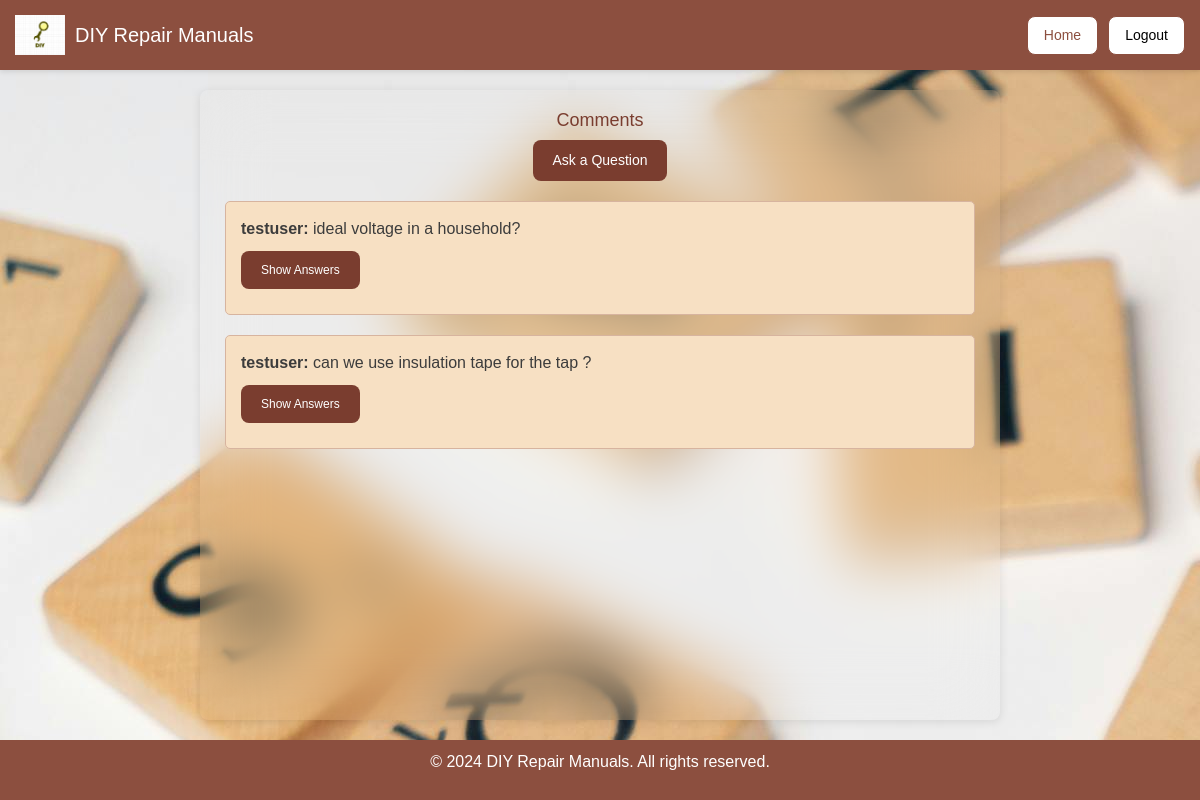
Screenshot of /comments.php (signed in) with the database file from the repository.
### tables this page shows
CREATE TABLE `questions` (
  `id` int(11) NOT NULL,
  `user_id` int(11) NOT NULL,
  `question_text` text NOT NULL,
  `created_at` timestamp NOT NULL DEFAULT current_timestamp()
);

CREATE TABLE `users` (
  `id` int(11) NOT NULL,
  `username` varchar(50) NOT NULL,
  `email` varchar(100) NOT NULL,
  `password` varchar(255) NOT NULL,
  `created_at` timestamp NOT NULL DEFAULT current_timestamp(),
  `role` varchar(50) NOT NULL DEFAULT 'user'
);

### comments.php (the view, shortened to what this page needs)
<?php
$servername = "localhost";
$username = "root";
$password = "";
$dbname = "diy_repair_manuals";
$conn = new mysqli($servername, $username, $password, $dbname);
$sql = "SELECT * FROM questions ORDER BY created_at DESC";
$result = $conn->query($sql);
function getUserName($user_id, $conn) {
    $sql = "SELECT username FROM users WHERE id = $user_id";
    $result = $conn->query($sql);
    $row = $result->fetch_assoc();
    return $row['username'];
}
?>
<!DOCTYPE html>
<html lang="en">
<head>
    <link href="https://stackpath.bootstrapcdn.com/bootstrap/4.4.1/css/bootstrap.min.css" rel="stylesheet">
    <link rel="stylesheet" href="comment_style1.css">
</head>
<body>
    <header>
        <div class="logo-container">
            <img src="logo1.png" alt="Logo" class="logo">
            <h1>DIY Repair Manuals</h1>
        </div>
        <div class="button-container">
            <button class="header-button" onclick="window.location.href='index.php'">Home</button>
            <button class="header-button"><a href="logout.php" style="color: black;">Logout</a></button>
        </div>
    </header>
    <main>
        <h2>Comments</h2>
        <button class="ask-button" onclick="window.location.href='ask_question.php'">Ask a Question</button>
        <?php while ($row = $result->fetch_assoc()): ?>
            <div class="question">
                <p><strong><?php echo getUserName($row['user_id'], $conn); ?>:</strong> <?php echo $row['question_text']; ?></p>
                <?php
                    $question_id = $row['id'];
                    $answer_sql = "SELECT * FROM answers WHERE question_id = $question_id ORDER BY created_at DESC";
                    $answer_result = $conn->query($answer_sql);
                ?>
                <button class="show-answers-btn" onclick="toggleAnswers(<?php echo $question_id; ?>)">Show Answers</button>
                    <?php while ($answer_row = $answer_result->fetch_assoc()): ?>
                        <p><strong><?php echo getUserName($answer_row['user_id'], $conn); ?>:</strong> <?php echo $answer_row['answer_text']; ?></p>
                    <?php endwhile; ?>
            </div>
        <?php endwhile; ?>
    </main>
    <footer>
        <p>&copy; 2024 DIY Repair Manuals. All rights reserved.</p>
    </footer>
</body>
</html>

### comment_style1.css (style rules this page uses)
body { font-family: Arial, sans-serif; background-image: url('comment.jpg'); color: #3c3c3c; margin: 0; padding: 0; display: flex; flex-direction: column; justify-content: space-between; align-items: center; min-height: 100vh; }
header { background-color: #8c4f3f; color: white; padding: 15px; display: flex; justify-content: space-between; align-items: center; width: 100%; box-shadow: 0 2px 5px rgba(0, 0, 0, 0.1); }
.logo-container { display: flex; align-items: center; }
.logo { height: 40px; margin-right: 10px; }
h1 { font-size: 20px; margin: 0; }
.button-container { display: flex; }
.header-button { background-color: #fff; color: #8c4f3f; border: 1px solid #8c4f3f; padding: 8px 16px; cursor: pointer; font-size: 14px; margin-left: 10px; transition: all 0.3s ease-in-out; border-radius: 8px; }
.header-button a { text-decoration: none; color: inherit; }
main { padding: 20px; width: 90%; max-width: 800px; background-color:transparent; margin: 20px 0; box-shadow: 0 2px 10px rgba(0, 0, 0, 0.1); border-radius: 8px; display: flex; flex-direction: column; align-items: center; justify-content: flex-start; flex-grow: 1; backdrop-filter: blur(30px); }
h2 { color: #7a3d2f; text-align: center; font-size: 18px; }
.ask-button { background-color: #7a3d2f; color: white; border: none; padding: 10px 20px; cursor: pointer; font-size: 14px; margin-bottom: 20px; transition: all 0.3s ease-in-out; display: block; margin-left: auto; margin-right: auto; border-radius: 8px; }
.question { background-color: #f7e0c3; border: 1px solid #d7b49f; padding: 15px; margin-bottom: 20px; border-radius: 5px; width: 100%; max-width: 750px; }
.question p { margin: 0 0 10px; }
.show-answers-btn { background-color: #7a3d2f; color: white; border: none; padding: 10px 20px; cursor: pointer; font-size: 12px; margin-bottom: 10px; transition: all 0.3s ease-in-out; border-radius: 8px; }
footer { background-color: #8c4f3f; color: white; text-align: center; padding: 10px 0; width: 100%; position: relative; bottom: 0; margin-top: auto; }

### rows the page displays
questions: user.username "testuser", question_text "ideal voltage in a household?"
questions: user.username "testuser", question_text "can we use insulation tape for the tap ?"
